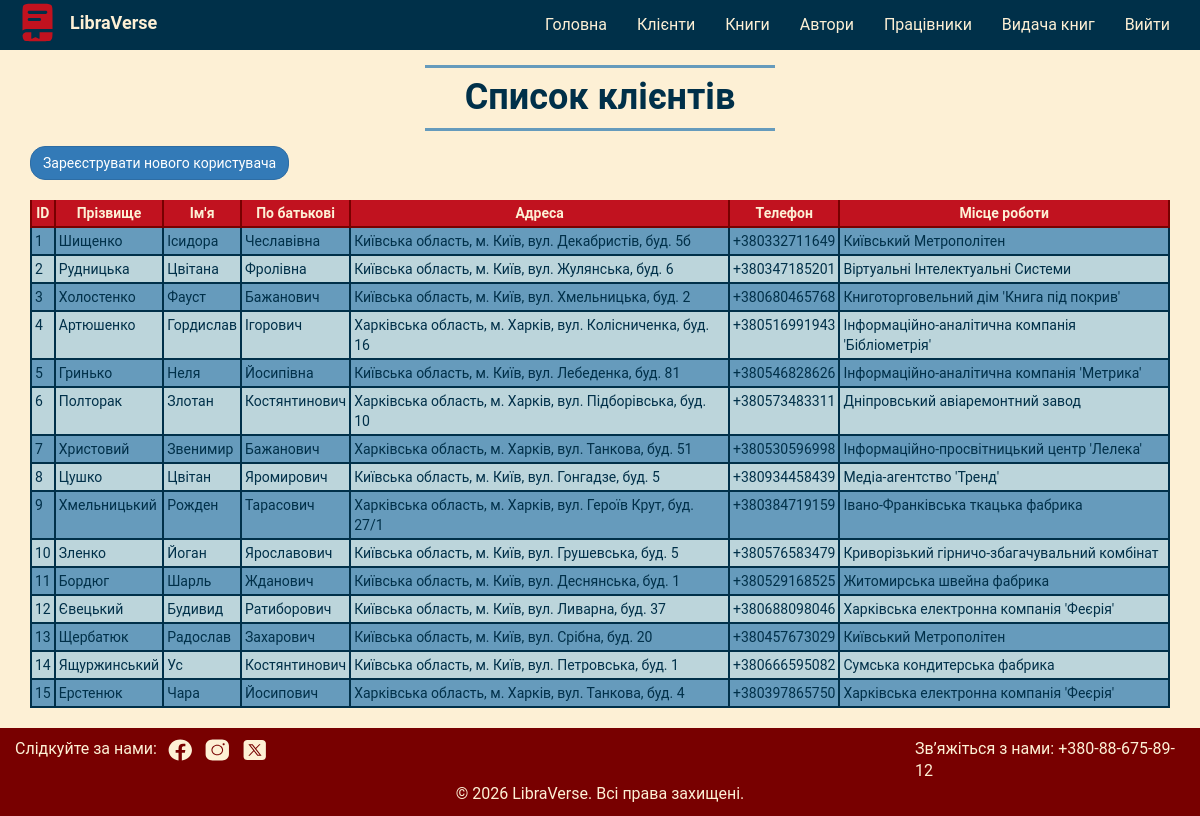
The page /pages/customers_list.php (signed in) on the database its author committed.
### tables this page shows
CREATE TABLE `customers` (
  `CustomerID` int(11) NOT NULL AUTO_INCREMENT,
  `FirstName` varchar(255) NOT NULL,
  `ParentalName` varchar(255) NOT NULL,
  `Surname` varchar(255) NOT NULL,
  `Address` varchar(255) NOT NULL,
  `PhoneNumber` varchar(50) NOT NULL,
  `Employment` varchar(255) NOT NULL,
  PRIMARY KEY (`CustomerID`)
);

### pages/customers_list.php (the view, shortened to what this page needs)
<?php
$host = getenv('DB_HOST');
$port = getenv('DB_PORT');
$dbname = getenv('DB_NAME');
$user = getenv('DB_USER');
$pass = getenv('DB_PASSWORD');
try {
    $dsn = "mysql:host=$host;port=$port;dbname=$dbname;charset=utf8mb4";
    $conn = new PDO($dsn, $user, $pass);
    $conn->setAttribute(PDO::ATTR_ERRMODE, PDO::ERRMODE_EXCEPTION);
} catch (PDOException $e) {
    die("<div class='validation-msg'><h2>Помилка підключення!</h2></div>");
}
if(isset($_SESSION['LibrarianID'])) {
    $query = "SELECT * FROM customers";
    $stmt = $conn->query($query);
?>
<!DOCTYPE html>
<html lang="uk_UA">
<head>
    <link rel="stylesheet" href="../css/styles.css">
    <link rel="stylesheet" href="../css/bootstrap.min.css">
    <link href="https://fonts.cdnfonts.com/css/roboto" rel="stylesheet">
</head>
<body>
    <nav class="navbar navbar-default">
        <div class="container-fluid">
            <div class="navbar-header">
                <div class="navbar-logo">
                    <img src="../images/logo.svg" alt="логотип">
                    <a href="./home.php">LibraVerse</a>
                </div>
            </div>
            <div class="collapse navbar-collapse" id="menu">
                <ul class="nav navbar-nav navbar-right text-center">
                  <li><a href="./home.php">Головна</a></li>
                  <li><a href="./customers_list.php">Клієнти</a></li>
                  <li><a href="./books_list.php">Книги</a></li>
                  <li><a href="./author_list.php">Автори</a></li>
                  <li><a href="./librarians_list.php">Працівники</a></li>
                  <li><a href="./provision_list.php">Видача книг</a></li>
                  <li><a href="?logOut=1">Вийти</a></li>
                </ul>
            </div>
        </div>
    </nav>
    <div class="main-content container">
        <div class="table-header">
            <h1 class="text-center">Список клієнтів</h1>
        </div>
        <div class="action-button">
            <a href="./new_customer.php" class="btn btn-primary">
                Зареєструвати нового користувача
            </a>
        </div>
        <div class="table-responsive">
            <table class="result-table table table-hover">
                <thead>
                    <tr>
                        <th>ID</th>
                        <th>Прізвище</th>
                        <th>Ім'я</th>
                        <th>По батькові</th>
                        <th>Адреса</th>
                        <th>Телефон</th>
                        <th>Місце роботи</th>
                    </tr>
                </thead>
                <tbody>
                    <?php while ($row = $stmt->fetch(PDO::FETCH_ASSOC)) { ?>
                        <tr>
                            <td><a href="./customer_profile.php?CustomerID=<?php echo $row['CustomerID']; ?>"><?php echo $row['CustomerID']; ?></a></td>
                            <td><a href="./customer_profile.php?CustomerID=<?php echo $row['CustomerID']; ?>"><?php echo htmlspecialchars($row['Surname']); ?></a></td>
                            <td><?php echo htmlspecialchars($row['FirstName']); ?></td>
                            <td><?php echo htmlspecialchars($row['ParentalName']); ?></td>
                            <td><?php echo htmlspecialchars($row['Address']); ?></td>
                            <td><?php echo htmlspecialchars($row['PhoneNumber']); ?></td>
                            <td><?php echo htmlspecialchars($row['Employment']); ?></td>
                        </tr>
                    <?php } ?>
                </tbody>
            </table>
        </div>
    </div>
        <footer class="footer col-lg-12">
        <div class="col-lg-9 footer-left">
            <p>Слідкуйте за нами:</p>
            <a href="#"><img src="../images/icon_facebook.svg" alt="фейсбук"></a>
            <a href="#"><img src="../images/icon-instagram.svg" alt="інстаграм"></a>
            <a href="#"><img src="../images/icon-twitterx.svg" alt="ікс"></a>
        </div>
        <div class="col-lg-3">
            <p>Зв’яжіться з нами: +380-88-675-89-12</p>
        </div>
        <div class="col-lg-12 text-center">
            <p>© 2026 LibraVerse. Всі права захищені.</p>
        </div>
    </footer>
</body>
</html>
<?php } ?>

### css/styles.css (style rules this page uses)
html body { font-family: 'Roboto', sans-serif; background-color: #FDF0D5; }
body .navbar { background-color: #003049; color: #FDF0D5; border: none; border-radius: 0; margin-bottom: 0; }
body .navbar .navbar-logo { display: flex; align-items: center; }
body .navbar .navbar-logo a { color: #FDF0D5; font-size: 18px; font-weight: bold; padding-left: 10px; }
body .navbar .navbar-collapse li a { color: #FDF0D5; font-size: 16px; font-weight: normal; }
.navbar.navbar-default .navbar-collapse, .navbar-default .navbar-form { border-color: #669BBC; border-width: 2px; }
body .main-content { min-height: 82vh; }
body .main-content h1 { font-size: 36px; font-weight: bold; }
body .footer { background-color: #780000; color: #FDF0D5; font-size: 16px; padding: 10px 0; }
body .footer p { margin:0; }
body .footer img { padding-left: 10px; }
body .footer .footer-left { display: flex; align-items: center; }
.main-content .table-header { display: flex; align-items: center; justify-content: center; }
.main-content .table-header h1 { margin: 15px 0; padding: 10px 40px; color: #003049; border-top: #669BBC solid 3px; border-bottom: #669BBC solid 3px; }
.main-content .result-table td { text-align: left; color: #003049; border: 2px solid #003049; padding: 3px; }
.main-content .result-table td a { color: #003049; }
.main-content .result-table th { text-align:center; color: #FDF0D5; background-color: #C1121F; border: 2px solid #780000; padding: 3px; }
.main-content .result-table tr { background-color: #669BBC; }
.main-content .result-table tr:nth-child(even) { background-color: #BCD5DB; }
.main-content .result-table a { color: #669BBC; }
body .main-content.container { padding-left: 15px; padding-right: 15px; }
.main-content .action-button { margin-bottom: 20px; }
.btn-primary, .btn-success, .btn-danger { border-radius: 15px !important; font-weight: bold; }

### rows shown on the page
customers: CustomerID "1", Surname "Шищенко", FirstName "Ісидора", ParentalName "Чеславівна", Address "Київська область, м. Київ, вул. Декабристів, буд. 5б", PhoneNumber "+380332711649", Employment "Київський Метрополітен"
customers: CustomerID "2", Surname "Рудницька", FirstName "Цвітана", ParentalName "Фролівна", Address "Київська область, м. Київ, вул. Жулянська, буд. 6", PhoneNumber "+380347185201", Employment "Віртуальні Інтелектуальні Системи"
customers: CustomerID "3", Surname "Холостенко", FirstName "Фауст", ParentalName "Бажанович", Address "Київська область, м. Київ, вул. Хмельницька, буд. 2", PhoneNumber "+380680465768", Employment "Книготорговельний дім 'Книга під покрив'"
customers: CustomerID "4", Surname "Артюшенко", FirstName "Гордислав", ParentalName "Ігорович", Address "Харківська область, м. Харків, вул. Колісниченка, буд. 16", PhoneNumber "+380516991943", Employment "Інформаційно-аналітична компанія 'Бібліометрія'"
customers: CustomerID "5", Surname "Гринько", FirstName "Неля", ParentalName "Йосипівна", Address "Київська область, м. Київ, вул. Лебеденка, буд. 81", PhoneNumber "+380546828626", Employment "Інформаційно-аналітична компанія 'Метрика'"
customers: CustomerID "6", Surname "Полторак", FirstName "Злотан", ParentalName "Костянтинович", Address "Харківська область, м. Харків, вул. Підборівська, буд. 10", PhoneNumber "+380573483311", Employment "Дніпровський авіаремонтний завод"
customers: CustomerID "7", Surname "Христовий", FirstName "Звенимир", ParentalName "Бажанович", Address "Харківська область, м. Харків, вул. Танкова, буд. 51", PhoneNumber "+380530596998", Employment "Інформаційно-просвітницький центр 'Лелека'"
customers: CustomerID "8", Surname "Цушко", FirstName "Цвітан", ParentalName "Яромирович", Address "Київська область, м. Київ, вул. Гонгадзе, буд. 5", PhoneNumber "+380934458439", Employment "Медіа-агентство 'Тренд'"
customers: CustomerID "9", Surname "Хмельницький", FirstName "Рожден", ParentalName "Тарасович", Address "Харківська область, м. Харків, вул. Героїв Крут, буд. 27/1", PhoneNumber "+380384719159", Employment "Івано-Франківська ткацька фабрика"
customers: CustomerID "10", Surname "Зленко", FirstName "Йоган", ParentalName "Ярославович", Address "Київська область, м. Київ, вул. Грушевська, буд. 5", PhoneNumber "+380576583479", Employment "Криворізький гірничо-збагачувальний комбінат"
customers: CustomerID "11", Surname "Бордюг", FirstName "Шарль", ParentalName "Жданович", Address "Київська область, м. Київ, вул. Деснянська, буд. 1", PhoneNumber "+380529168525", Employment "Житомирська швейна фабрика"
customers: CustomerID "12", Surname "Євецький", FirstName "Будивид", ParentalName "Ратиборович", Address "Київська область, м. Київ, вул. Ливарна, буд. 37", PhoneNumber "+380688098046", Employment "Харківська електронна компанія 'Феєрія'"
customers: CustomerID "13", Surname "Щербатюк", FirstName "Радослав", ParentalName "Захарович", Address "Київська область, м. Київ, вул. Срібна, буд. 20", PhoneNumber "+380457673029", Employment "Київський Метрополітен"
customers: CustomerID "14", Surname "Ящуржинський", FirstName "Ус", ParentalName "Костянтинович", Address "Київська область, м. Київ, вул. Петровська, буд. 1", PhoneNumber "+380666595082", Employment "Сумська кондитерська фабрика"
customers: CustomerID "15", Surname "Ерстенюк", FirstName "Чара", ParentalName "Йосипович", Address "Харківська область, м. Харків, вул. Танкова, буд. 4", PhoneNumber "+380397865750", Employment "Харківська електронна компанія 'Феєрія'"
